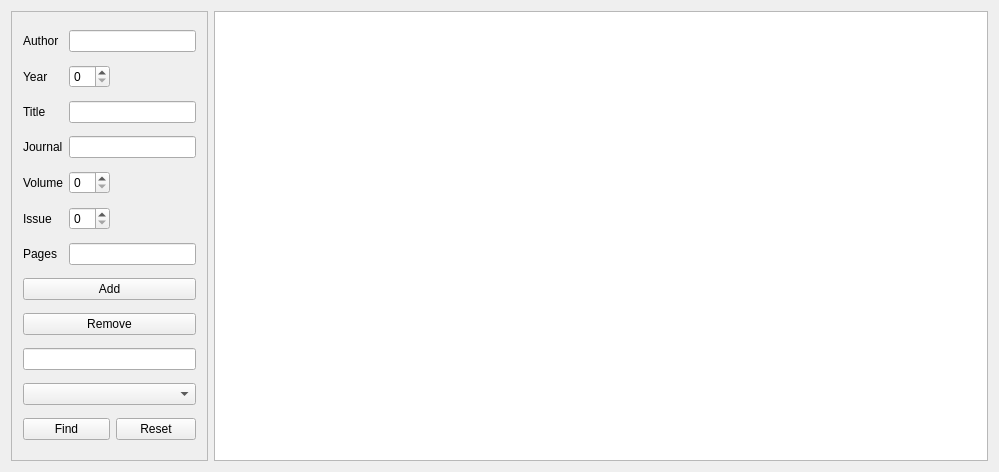
<?xml version="1.0" encoding="UTF-8"?>
<ui version="4.0">
 <class>Widget</class>
 <widget class="QWidget" name="Widget">
  <property name="geometry">
   <rect>
    <x>0</x>
    <y>0</y>
    <width>999</width>
    <height>472</height>
   </rect>
  </property>
  <property name="windowTitle">
   <string>Widget</string>
  </property>
  <layout class="QGridLayout" name="gridLayout_2">
   <item row="0" column="1">
    <widget class="QTableView" name="tableView"/>
   </item>
   <item row="0" column="0">
    <widget class="QFrame" name="frame">
     <property name="frameShape">
      <enum>QFrame::StyledPanel</enum>
     </property>
     <property name="frameShadow">
      <enum>QFrame::Raised</enum>
     </property>
     <layout class="QGridLayout" name="gridLayout">
      <item row="0" column="0">
       <widget class="QLabel" name="label">
        <property name="text">
         <string>Author</string>
        </property>
       </widget>
      </item>
      <item row="1" column="0">
       <widget class="QLabel" name="label_2">
        <property name="text">
         <string>Year</string>
        </property>
       </widget>
      </item>
      <item row="2" column="0">
       <widget class="QLabel" name="label_3">
        <property name="text">
         <string>Title</string>
        </property>
       </widget>
      </item>
      <item row="3" column="0">
       <widget class="QLabel" name="label_4">
        <property name="text">
         <string>Journal</string>
        </property>
       </widget>
      </item>
      <item row="4" column="0">
       <widget class="QLabel" name="label_5">
        <property name="text">
         <string>Volume</string>
        </property>
       </widget>
      </item>
      <item row="5" column="0">
       <widget class="QLabel" name="label_6">
        <property name="text">
         <string>Issue</string>
        </property>
       </widget>
      </item>
      <item row="6" column="0">
       <widget class="QLabel" name="label_7">
        <property name="text">
         <string>Pages</string>
        </property>
       </widget>
      </item>
      <item row="9" column="0" colspan="3">
       <widget class="QLineEdit" name="txtSearch"/>
      </item>
      <item row="11" column="0" colspan="2">
       <widget class="QPushButton" name="btnFind">
        <property name="text">
         <string>Find</string>
        </property>
       </widget>
      </item>
      <item row="11" column="2">
       <widget class="QPushButton" name="btnReset">
        <property name="text">
         <string>Reset</string>
        </property>
       </widget>
      </item>
      <item row="7" column="0" colspan="3">
       <widget class="QPushButton" name="btnAdd">
        <property name="text">
         <string>Add</string>
        </property>
       </widget>
      </item>
      <item row="8" column="0" colspan="3">
       <widget class="QPushButton" name="btnRemove">
        <property name="text">
         <string>Remove</string>
        </property>
       </widget>
      </item>
      <item row="0" column="1" colspan="2">
       <widget class="QLineEdit" name="txtAuthor"/>
      </item>
      <item row="1" column="1">
       <widget class="QSpinBox" name="spnYear"/>
      </item>
      <item row="4" column="1">
       <widget class="QSpinBox" name="spnVolume"/>
      </item>
      <item row="5" column="1">
       <widget class="QSpinBox" name="spnIssue"/>
      </item>
      <item row="6" column="1" colspan="2">
       <widget class="QLineEdit" name="txtPages"/>
      </item>
      <item row="3" column="1" colspan="2">
       <widget class="QLineEdit" name="txtJournal"/>
      </item>
      <item row="2" column="1" colspan="2">
       <widget class="QLineEdit" name="txtTitle"/>
      </item>
      <item row="10" column="0" colspan="3">
       <widget class="QComboBox" name="comboBox"/>
      </item>
     </layout>
    </widget>
   </item>
  </layout>
 </widget>
 <layoutdefault spacing="6" margin="11"/>
 <resources/>
 <connections/>
</ui>
